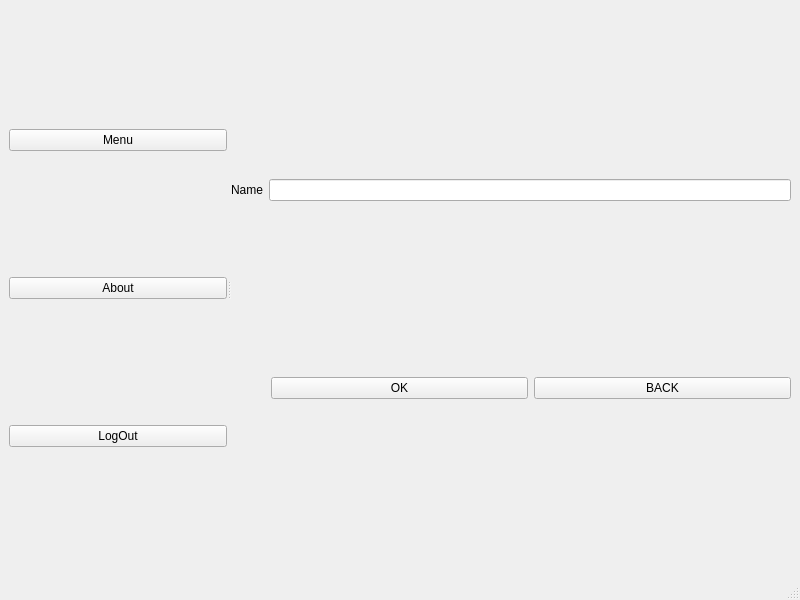
<?xml version="1.0" encoding="UTF-8"?>
<ui version="4.0">
 <class>MainWindow</class>
 <widget class="QMainWindow" name="MainWindow">
  <property name="geometry">
   <rect>
    <x>0</x>
    <y>0</y>
    <width>800</width>
    <height>600</height>
   </rect>
  </property>
  <property name="windowTitle">
   <string>MainWindow</string>
  </property>
  <widget class="QWidget" name="centralwidget">
   <layout class="QHBoxLayout" name="horizontalLayout_3">
    <item>
     <widget class="QSplitter" name="splitter">
      <property name="orientation">
       <enum>Qt::Horizontal</enum>
      </property>
      <widget class="QWidget" name="">
       <layout class="QVBoxLayout" name="verticalLayout_2">
        <item>
         <widget class="QPushButton" name="pushButton_3">
          <property name="text">
           <string>Menu</string>
          </property>
         </widget>
        </item>
        <item>
         <widget class="QPushButton" name="pushButton_4">
          <property name="text">
           <string>About</string>
          </property>
         </widget>
        </item>
        <item>
         <widget class="QPushButton" name="pushButton_5">
          <property name="text">
           <string>LogOut</string>
          </property>
         </widget>
        </item>
       </layout>
      </widget>
      <widget class="QWidget" name="">
       <layout class="QVBoxLayout" name="verticalLayout">
        <item>
         <layout class="QHBoxLayout" name="horizontalLayout">
          <item>
           <widget class="QLabel" name="label">
            <property name="text">
             <string>Name</string>
            </property>
           </widget>
          </item>
          <item>
           <widget class="QLineEdit" name="lineEdit"/>
          </item>
         </layout>
        </item>
        <item>
         <layout class="QHBoxLayout" name="horizontalLayout_2">
          <item>
           <spacer name="horizontalSpacer">
            <property name="orientation">
             <enum>Qt::Horizontal</enum>
            </property>
            <property name="sizeType">
             <enum>QSizePolicy::Preferred</enum>
            </property>
            <property name="sizeHint" stdset="0">
             <size>
              <width>40</width>
              <height>20</height>
             </size>
            </property>
           </spacer>
          </item>
          <item>
           <widget class="QPushButton" name="pushButton">
            <property name="text">
             <string>OK</string>
            </property>
           </widget>
          </item>
          <item>
           <widget class="QPushButton" name="pushButton_2">
            <property name="text">
             <string>BACK</string>
            </property>
           </widget>
          </item>
         </layout>
        </item>
       </layout>
      </widget>
     </widget>
    </item>
   </layout>
  </widget>
  <widget class="QMenuBar" name="menubar">
   <property name="geometry">
    <rect>
     <x>0</x>
     <y>0</y>
     <width>800</width>
     <height>26</height>
    </rect>
   </property>
  </widget>
  <widget class="QStatusBar" name="statusbar"/>
 </widget>
 <resources/>
 <connections/>
</ui>
